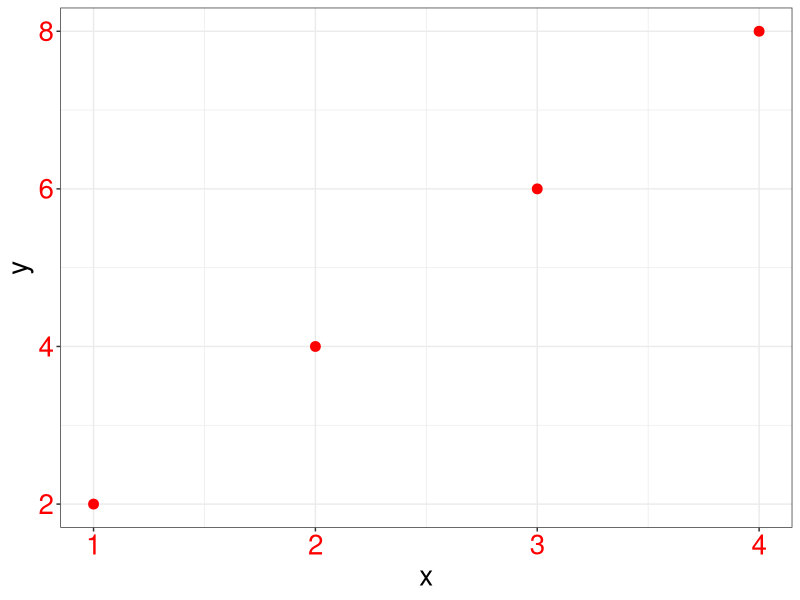

Recreate this plot in R.
library(ggplot2)

x = c(1, 2, 3, 4)
y = c(2, 4, 6, 8)

ggplot()+
  geom_point(aes(x, y), size=3, color='red')+
  theme_bw()+
  theme(
    axis.title = element_text(size=20),
    axis.text = element_text(size=20,color='red')
  )
